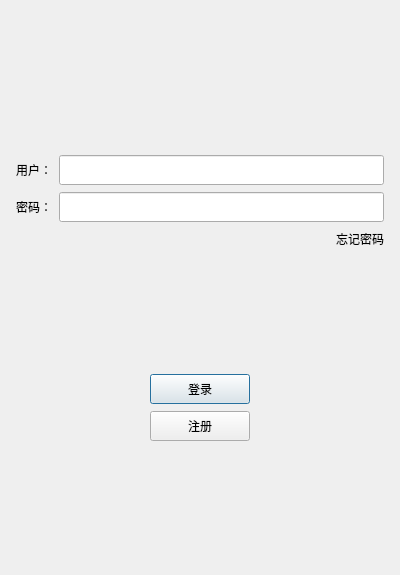
<?xml version="1.0" encoding="UTF-8"?>
<ui version="4.0">
 <class>LoginDialog</class>
 <widget class="QDialog" name="LoginDialog">
  <property name="geometry">
   <rect>
    <x>0</x>
    <y>0</y>
    <width>400</width>
    <height>575</height>
   </rect>
  </property>
  <property name="windowTitle">
   <string>Dialog</string>
  </property>
  <layout class="QVBoxLayout" name="verticalLayout_2">
   <item>
    <layout class="QVBoxLayout" name="verticalLayout">
     <property name="spacing">
      <number>7</number>
     </property>
     <property name="leftMargin">
      <number>5</number>
     </property>
     <property name="topMargin">
      <number>5</number>
     </property>
     <property name="rightMargin">
      <number>5</number>
     </property>
     <property name="bottomMargin">
      <number>5</number>
     </property>
     <item>
      <widget class="QLabel" name="label_2">
       <property name="text">
        <string/>
       </property>
       <property name="pixmap">
        <pixmap resource="rsc.qrc">:/res/ice.png</pixmap>
       </property>
       <property name="alignment">
        <set>Qt::AlignCenter</set>
       </property>
      </widget>
     </item>
     <item>
      <spacer name="verticalSpacer">
       <property name="orientation">
        <enum>Qt::Vertical</enum>
       </property>
       <property name="sizeHint" stdset="0">
        <size>
         <width>20</width>
         <height>40</height>
        </size>
       </property>
      </spacer>
     </item>
     <item>
      <layout class="QHBoxLayout" name="horizontalLayout">
       <item>
        <widget class="QLabel" name="user_label">
         <property name="minimumSize">
          <size>
           <width>0</width>
           <height>25</height>
          </size>
         </property>
         <property name="maximumSize">
          <size>
           <width>16777215</width>
           <height>25</height>
          </size>
         </property>
         <property name="text">
          <string>用户：</string>
         </property>
        </widget>
       </item>
       <item>
        <widget class="QLineEdit" name="user_lineEdit">
         <property name="minimumSize">
          <size>
           <width>0</width>
           <height>30</height>
          </size>
         </property>
         <property name="maximumSize">
          <size>
           <width>16777215</width>
           <height>30</height>
          </size>
         </property>
        </widget>
       </item>
      </layout>
     </item>
     <item>
      <layout class="QHBoxLayout" name="horizontalLayout_2">
       <item>
        <widget class="QLabel" name="pass_label">
         <property name="minimumSize">
          <size>
           <width>0</width>
           <height>25</height>
          </size>
         </property>
         <property name="maximumSize">
          <size>
           <width>16777215</width>
           <height>25</height>
          </size>
         </property>
         <property name="text">
          <string>密码：</string>
         </property>
        </widget>
       </item>
       <item>
        <widget class="QLineEdit" name="pass_lineEdit">
         <property name="sizePolicy">
          <sizepolicy hsizetype="Expanding" vsizetype="Fixed">
           <horstretch>0</horstretch>
           <verstretch>0</verstretch>
          </sizepolicy>
         </property>
         <property name="minimumSize">
          <size>
           <width>0</width>
           <height>30</height>
          </size>
         </property>
         <property name="maximumSize">
          <size>
           <width>16777215</width>
           <height>30</height>
          </size>
         </property>
        </widget>
       </item>
      </layout>
     </item>
     <item>
      <layout class="QHBoxLayout" name="horizontalLayout_3">
       <item>
        <spacer name="horizontalSpacer">
         <property name="orientation">
          <enum>Qt::Horizontal</enum>
         </property>
         <property name="sizeHint" stdset="0">
          <size>
           <width>40</width>
           <height>20</height>
          </size>
         </property>
        </spacer>
       </item>
       <item>
        <widget class="ClickedLabel" name="forget_label">
         <property name="text">
          <string>忘记密码</string>
         </property>
        </widget>
       </item>
      </layout>
     </item>
     <item>
      <spacer name="verticalSpacer_2">
       <property name="orientation">
        <enum>Qt::Vertical</enum>
       </property>
       <property name="sizeHint" stdset="0">
        <size>
         <width>20</width>
         <height>40</height>
        </size>
       </property>
      </spacer>
     </item>
     <item>
      <layout class="QHBoxLayout" name="horizontalLayout_4">
       <item>
        <spacer name="horizontalSpacer_2">
         <property name="orientation">
          <enum>Qt::Horizontal</enum>
         </property>
         <property name="sizeHint" stdset="0">
          <size>
           <width>40</width>
           <height>20</height>
          </size>
         </property>
        </spacer>
       </item>
       <item>
        <widget class="QPushButton" name="login_pushButton">
         <property name="minimumSize">
          <size>
           <width>100</width>
           <height>30</height>
          </size>
         </property>
         <property name="text">
          <string>登录</string>
         </property>
        </widget>
       </item>
       <item>
        <spacer name="horizontalSpacer_3">
         <property name="orientation">
          <enum>Qt::Horizontal</enum>
         </property>
         <property name="sizeHint" stdset="0">
          <size>
           <width>40</width>
           <height>20</height>
          </size>
         </property>
        </spacer>
       </item>
      </layout>
     </item>
     <item>
      <layout class="QHBoxLayout" name="horizontalLayout_5">
       <item>
        <spacer name="horizontalSpacer_4">
         <property name="orientation">
          <enum>Qt::Horizontal</enum>
         </property>
         <property name="sizeHint" stdset="0">
          <size>
           <width>40</width>
           <height>20</height>
          </size>
         </property>
        </spacer>
       </item>
       <item>
        <widget class="QPushButton" name="signUp_pushButton">
         <property name="minimumSize">
          <size>
           <width>100</width>
           <height>30</height>
          </size>
         </property>
         <property name="text">
          <string>注册</string>
         </property>
        </widget>
       </item>
       <item>
        <spacer name="horizontalSpacer_5">
         <property name="orientation">
          <enum>Qt::Horizontal</enum>
         </property>
         <property name="sizeHint" stdset="0">
          <size>
           <width>40</width>
           <height>20</height>
          </size>
         </property>
        </spacer>
       </item>
      </layout>
     </item>
     <item>
      <spacer name="verticalSpacer_3">
       <property name="orientation">
        <enum>Qt::Vertical</enum>
       </property>
       <property name="sizeHint" stdset="0">
        <size>
         <width>20</width>
         <height>40</height>
        </size>
       </property>
      </spacer>
     </item>
    </layout>
   </item>
  </layout>
 </widget>
 <customwidgets>
  <customwidget>
   <class>ClickedLabel</class>
   <extends>QLabel</extends>
   <header location="global">clickedlabel.h</header>
  </customwidget>
 </customwidgets>
 <resources>
  <include location="rsc.qrc"/>
 </resources>
 <connections/>
</ui>
